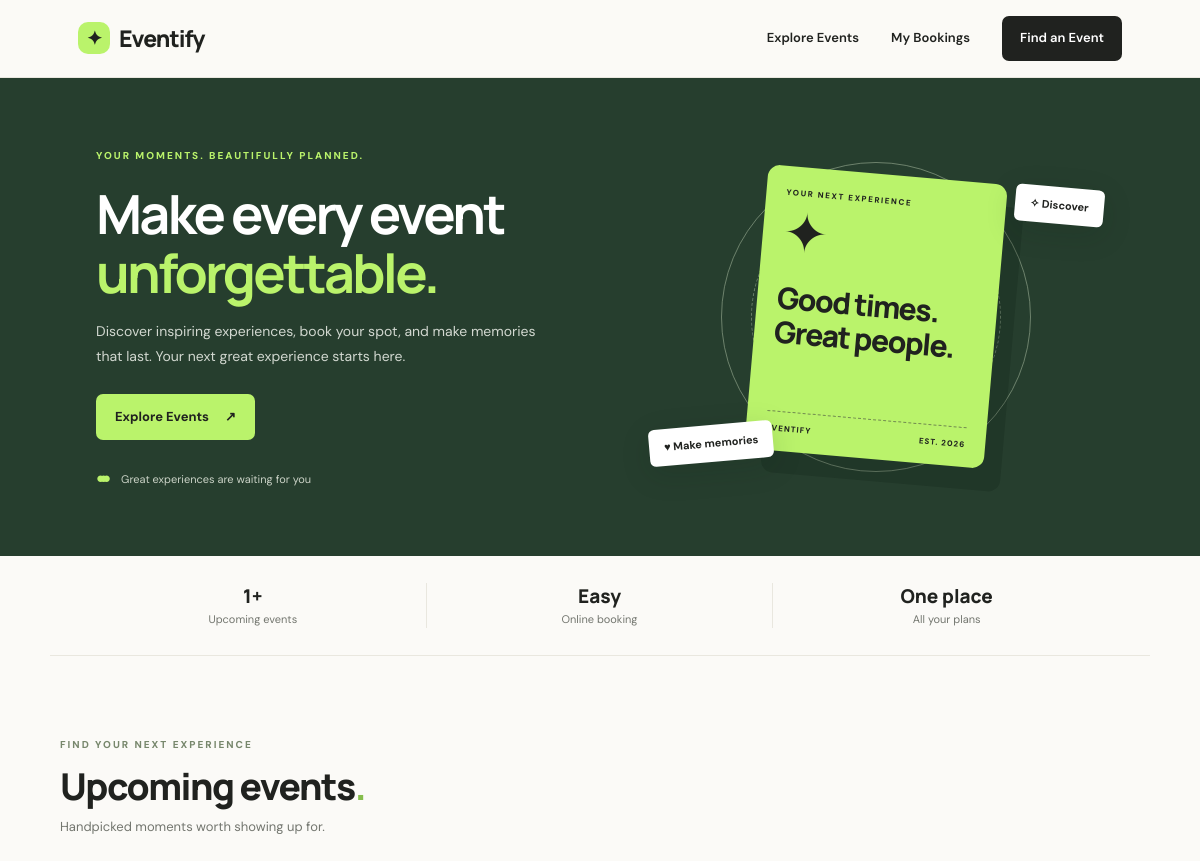
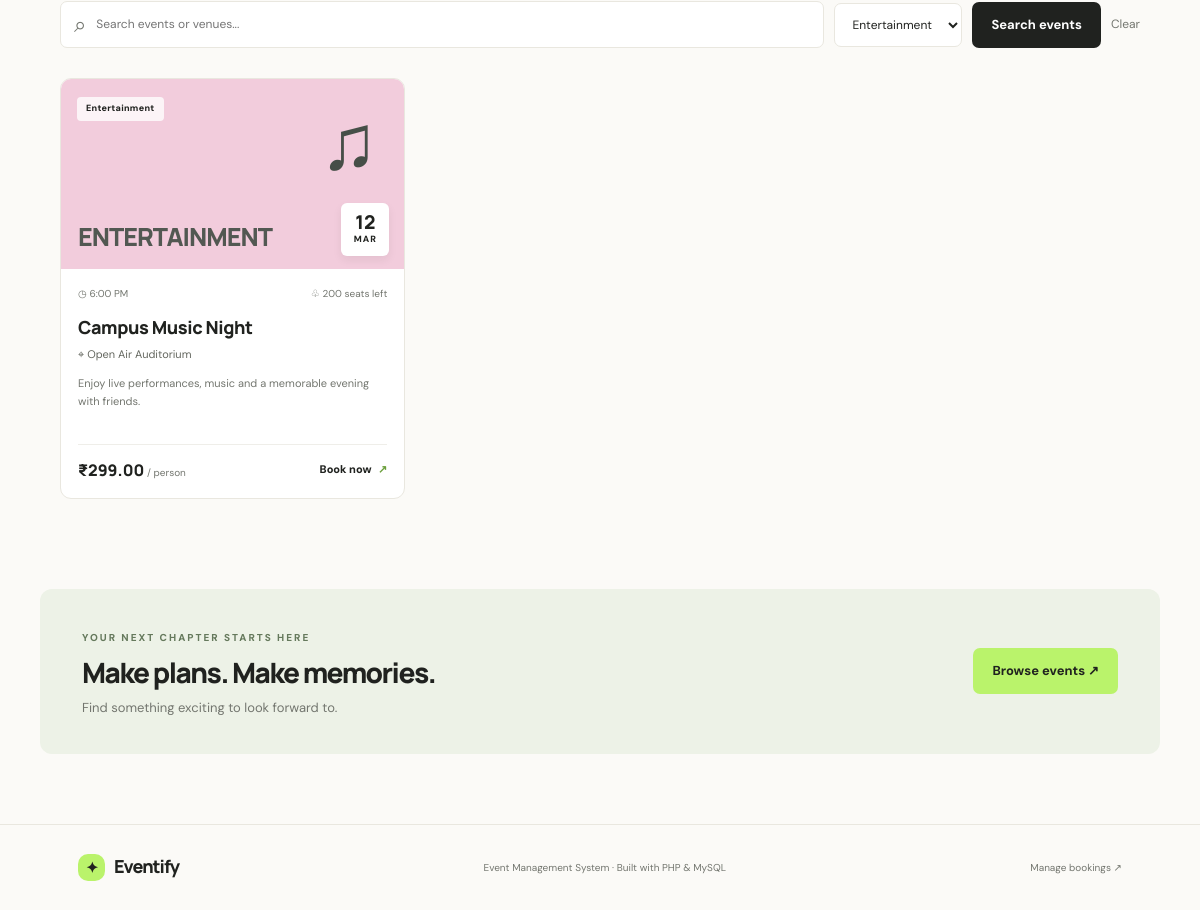
The page /api/index.php?category=Entertainment on the database its author committed (2 pictures, top to bottom).
### tables this page shows
CREATE TABLE IF NOT EXISTS events (
    id INT AUTO_INCREMENT PRIMARY KEY,
    title VARCHAR(150) NOT NULL,
    category VARCHAR(80) NOT NULL,
    event_date DATE NOT NULL,
    event_time TIME NOT NULL,
    venue VARCHAR(180) NOT NULL,
    price DECIMAL(10,2) NOT NULL DEFAULT 0,
    seats INT NOT NULL DEFAULT 50,
    description TEXT,
    created_at TIMESTAMP DEFAULT CURRENT_TIMESTAMP
);

### api/index.php (the view, shortened to what this page needs)
<?php
require_once __DIR__ . '/config.php';
$category = trim($_GET['category'] ?? '');
$search = trim($_GET['search'] ?? '');
$sql = "SELECT e.*,
        e.seats - COALESCE((SELECT SUM(b.tickets) FROM bookings b WHERE b.event_id = e.id), 0) AS seats_left
        FROM events e WHERE e.event_date >= CURDATE()";
$params = [];
if ($category !== '') {
    $sql .= " AND e.category = ?";
    $params[] = $category;
}
$sql .= " ORDER BY e.event_date ASC";
$stmt = $pdo->prepare($sql);
$stmt->execute($params);
$events = $stmt->fetchAll();
$categories = $pdo->query("SELECT DISTINCT category FROM events ORDER BY category")->fetchAll(PDO::FETCH_COLUMN);
function h($value) { return htmlspecialchars((string)$value, ENT_QUOTES, 'UTF-8'); }
function money($value) { return $value <= 0 ? 'Free' : '₹' . number_format((float)$value, 2); }
?>
<!DOCTYPE html>
<html lang="en">
<head>
<link rel="stylesheet" href="style.css">
</head>
<body>
<header class="navbar">
  <a class="brand" href="index.php"><span class="brand-icon">✦</span> Eventify</a>
  <nav><a href="#events">Explore Events</a><a href="my_bookings.php">My Bookings</a><a class="nav-button" href="#events">Find an Event</a></nav>
</header>
<main>
<section class="hero">
  <div class="hero-copy">
    <span class="eyebrow">YOUR MOMENTS. BEAUTIFULLY PLANNED.</span>
    <h1>Make every event<br><span>unforgettable.</span></h1>
    <p>Discover inspiring experiences, book your spot, and make memories that last. Your next great experience starts here.</p>
    <a class="button button-light" href="#events">Explore Events <span>↗</span></a>
    <div class="hero-note"><span class="avatar-stack">● ● ●</span> Great experiences are waiting for you</div>
  </div>
  <div class="hero-art" aria-label="Decorative event illustration">
    <div class="ticket-card"><div class="ticket-top">YOUR NEXT EXPERIENCE</div><div class="ticket-star">✦</div><h3>Good times.<br>Great people.</h3><div class="ticket-bottom"><span>EVENTIFY</span><span>EST. 2026</span></div></div>
    <div class="floating-tag tag-top">✧ Discover</div><div class="floating-tag tag-bottom">♥ Make memories</div>
  </div>
</section>
<section class="stats">
  <div><strong><?= count($events) ?>+</strong><span>Upcoming events</span></div>
  <div><strong>Easy</strong><span>Online booking</span></div>
  <div><strong>One place</strong><span>All your plans</span></div>
</section>
<section class="events-section" id="events">
  <div class="section-heading"><div><span class="eyebrow">FIND YOUR NEXT EXPERIENCE</span><h2>Upcoming events<span class="accent-dot">.</span></h2><p>Handpicked moments worth showing up for.</p></div></div>
  <form class="filters" method="get" action="index.php">
    <div class="search-field"><span>⌕</span><input type="search" name="search" placeholder="Search events or venues..." value="<?= h($search) ?>"></div>
    <select name="category" aria-label="Filter by category"><option value="">All categories</option>
      <?php foreach ($categories as $c): ?><option value="<?= h($c) ?>" <?= $category === $c ? 'selected' : '' ?>><?= h($c) ?></option><?php endforeach; ?>
    </select>
    <button class="button button-dark" type="submit">Search events</button>
    <?php if ($search !== '' || $category !== ''): ?><a class="clear-link" href="index.php">Clear</a><?php endif; ?>
  </form>
  <?php if (!$events): ?>
    <div class="empty-state"><div>✧</div><h3>No events found</h3><p>Try another search or category.</p><a href="index.php">View all events</a></div>
  <?php else: ?>
  <div class="event-grid">
    <?php
    $icons = ['Technology' => '⌘', 'Workshop' => '✳', 'Entertainment' => '♫', 'Business' => '↗'];
    $colors = ['Technology' => 'lavender', 'Workshop' => 'peach', 'Entertainment' => 'pink', 'Business' => 'mint'];
    foreach ($events as $event):
      $date = new DateTime($event['event_date']);
      $left = max(0, (int)$event['seats_left']);
    ?>
    <article class="event-card">
      <div class="event-cover <?= h($colors[$event['category']] ?? 'lavender') ?>">
        <span class="category-pill"><?= h($event['category']) ?></span>
        <span class="cover-icon"><?= h($icons[$event['category']] ?? '✦') ?></span>
        <div class="cover-word"><?= h(strtoupper($event['category'])) ?></div>
        <div class="date-sticker"><strong><?= $date->format('d') ?></strong><span><?= strtoupper($date->format('M')) ?></span></div>
      </div>
      <div class="event-info">
        <div class="event-meta"><span>◷ <?= date('g:i A', strtotime($event['event_time'])) ?></span><span>♧ <?= $left ?> seats left</span></div>
        <h3><?= h($event['title']) ?></h3>
        <p class="venue">⌖ <?= h($event['venue']) ?></p>
        <p class="description"><?= h($event['description']) ?></p>
        <div class="card-footer"><div class="price"><?= money($event['price']) ?><small> / person</small></div>
          <?php if ($left > 0): ?><a class="book-link" href="book.php?event_id=<?= (int)$event['id'] ?>">Book now <span>↗</span></a><?php else: ?><span class="sold-out">Sold out</span><?php endif; ?>
        </div>
      </div>
    </article>
    <?php endforeach; ?>
  </div>
  <?php endif; ?>
</section>
<section class="bottom-cta"><div><span class="eyebrow">YOUR NEXT CHAPTER STARTS HERE</span><h2>Make plans. Make memories.</h2><p>Find something exciting to look forward to.</p></div><a class="button button-light" href="#events">Browse events ↗</a></section>
</main>
<footer><a class="brand" href="index.php"><span class="brand-icon">✦</span> Eventify</a><span>Event Management System · Built with PHP & MySQL</span><a href="my_bookings.php">Manage bookings ↗</a></footer>
</body>
</html>

### rows shown on the page
events: category "Entertainment", category "♫", category "ENTERTAINMENT", event_date "12", event_date "MAR", event_time "6:00 PM", left "200", title "Campus Music Night", venue "Open Air Auditorium", description "Enjoy live performances, music and a memorable evening with friends.", price "₹299.00"

### other values the page prints
count($events) "1"
form field category "Entertainment"
